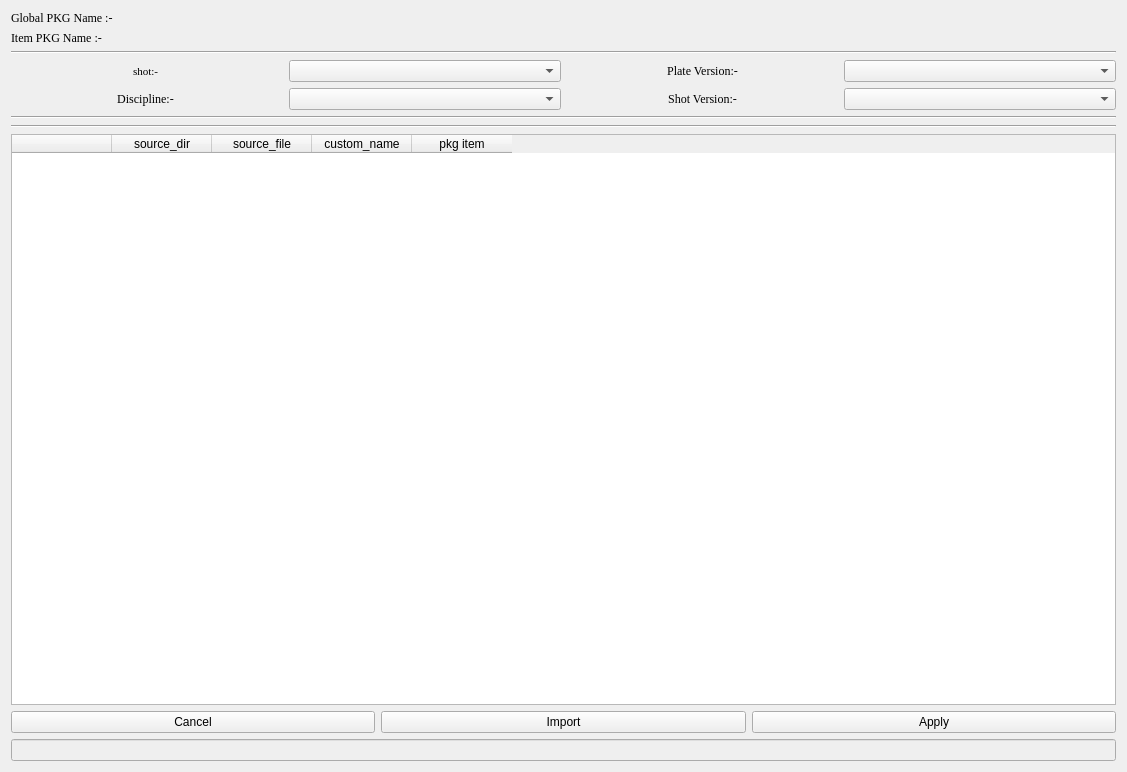
<?xml version="1.0" encoding="UTF-8"?>
<ui version="4.0">
 <class>File_Importer</class>
 <widget class="QFrame" name="File_Importer">
  <property name="geometry">
   <rect>
    <x>0</x>
    <y>0</y>
    <width>1127</width>
    <height>772</height>
   </rect>
  </property>
  <property name="windowTitle">
   <string>Frame</string>
  </property>
  <layout class="QGridLayout" name="gridLayout_2">
   <item row="5" column="0" colspan="3">
    <widget class="Line" name="line_7">
     <property name="orientation">
      <enum>Qt::Horizontal</enum>
     </property>
    </widget>
   </item>
   <item row="3" column="0" colspan="3">
    <layout class="QGridLayout" name="gridLayout">
     <item row="0" column="2">
      <widget class="QLabel" name="fi_plate_version_label">
       <property name="font">
        <font>
         <family>Times New Roman</family>
        </font>
       </property>
       <property name="text">
        <string>Plate Version:-</string>
       </property>
       <property name="alignment">
        <set>Qt::AlignCenter</set>
       </property>
      </widget>
     </item>
     <item row="1" column="0">
      <widget class="QLabel" name="fi_discipline_label">
       <property name="sizePolicy">
        <sizepolicy hsizetype="Preferred" vsizetype="Preferred">
         <horstretch>0</horstretch>
         <verstretch>0</verstretch>
        </sizepolicy>
       </property>
       <property name="font">
        <font>
         <family>Times New Roman</family>
        </font>
       </property>
       <property name="text">
        <string>Discipline:- </string>
       </property>
       <property name="alignment">
        <set>Qt::AlignCenter</set>
       </property>
      </widget>
     </item>
     <item row="0" column="1">
      <widget class="QComboBox" name="fi_shot_comboBox">
       <property name="sizePolicy">
        <sizepolicy hsizetype="Preferred" vsizetype="Fixed">
         <horstretch>0</horstretch>
         <verstretch>0</verstretch>
        </sizepolicy>
       </property>
      </widget>
     </item>
     <item row="1" column="2">
      <widget class="QLabel" name="fi_shot_version_label">
       <property name="sizePolicy">
        <sizepolicy hsizetype="Preferred" vsizetype="Preferred">
         <horstretch>0</horstretch>
         <verstretch>0</verstretch>
        </sizepolicy>
       </property>
       <property name="font">
        <font>
         <family>Times New Roman</family>
        </font>
       </property>
       <property name="text">
        <string>Shot Version:-</string>
       </property>
       <property name="alignment">
        <set>Qt::AlignCenter</set>
       </property>
      </widget>
     </item>
     <item row="1" column="3">
      <widget class="QComboBox" name="fi_shot_version_comboBox">
       <property name="sizePolicy">
        <sizepolicy hsizetype="Preferred" vsizetype="Fixed">
         <horstretch>0</horstretch>
         <verstretch>0</verstretch>
        </sizepolicy>
       </property>
      </widget>
     </item>
     <item row="0" column="0">
      <widget class="QLabel" name="fi_shot_label">
       <property name="font">
        <font>
         <family>Times New Roman</family>
         <pointsize>8</pointsize>
        </font>
       </property>
       <property name="text">
        <string>shot:- </string>
       </property>
       <property name="alignment">
        <set>Qt::AlignCenter</set>
       </property>
      </widget>
     </item>
     <item row="0" column="3">
      <widget class="QComboBox" name="fi_plate_version_comboBox"/>
     </item>
     <item row="1" column="1">
      <widget class="QComboBox" name="fi_discipline_comboBox">
       <property name="sizePolicy">
        <sizepolicy hsizetype="Preferred" vsizetype="Fixed">
         <horstretch>0</horstretch>
         <verstretch>0</verstretch>
        </sizepolicy>
       </property>
      </widget>
     </item>
    </layout>
   </item>
   <item row="7" column="1">
    <widget class="QPushButton" name="fi_import_pushButton">
     <property name="text">
      <string>Import</string>
     </property>
    </widget>
   </item>
   <item row="7" column="2">
    <widget class="QPushButton" name="fi_apply_pushButton">
     <property name="text">
      <string>Apply</string>
     </property>
    </widget>
   </item>
   <item row="2" column="0" colspan="3">
    <widget class="Line" name="line_5">
     <property name="orientation">
      <enum>Qt::Horizontal</enum>
     </property>
    </widget>
   </item>
   <item row="0" column="1">
    <widget class="QLabel" name="fi_global_pkg_label">
     <property name="text">
      <string/>
     </property>
    </widget>
   </item>
   <item row="8" column="0" colspan="3">
    <widget class="QLineEdit" name="status_lineEdit">
     <property name="enabled">
      <bool>false</bool>
     </property>
     <property name="sizePolicy">
      <sizepolicy hsizetype="MinimumExpanding" vsizetype="Fixed">
       <horstretch>0</horstretch>
       <verstretch>0</verstretch>
      </sizepolicy>
     </property>
    </widget>
   </item>
   <item row="7" column="0">
    <widget class="QPushButton" name="fi_cancel_pushButton">
     <property name="text">
      <string>Cancel</string>
     </property>
    </widget>
   </item>
   <item row="1" column="1">
    <widget class="QLabel" name="fi_item_pkg_label">
     <property name="text">
      <string/>
     </property>
    </widget>
   </item>
   <item row="4" column="0" colspan="3">
    <widget class="Line" name="line_6">
     <property name="orientation">
      <enum>Qt::Horizontal</enum>
     </property>
    </widget>
   </item>
   <item row="0" column="0">
    <widget class="QLabel" name="label_4">
     <property name="font">
      <font>
       <family>Times New Roman</family>
      </font>
     </property>
     <property name="text">
      <string>Global PKG Name :-</string>
     </property>
    </widget>
   </item>
   <item row="1" column="0">
    <widget class="QLabel" name="label_5">
     <property name="font">
      <font>
       <family>Times New Roman</family>
      </font>
     </property>
     <property name="text">
      <string>Item PKG Name :-</string>
     </property>
    </widget>
   </item>
   <item row="6" column="0" colspan="3">
    <widget class="QTableWidget" name="fi_tableWidget">
     <property name="selectionMode">
      <enum>QAbstractItemView::SingleSelection</enum>
     </property>
     <property name="verticalScrollMode">
      <enum>QAbstractItemView::ScrollPerPixel</enum>
     </property>
     <property name="horizontalScrollMode">
      <enum>QAbstractItemView::ScrollPerPixel</enum>
     </property>
     <property name="rowCount">
      <number>0</number>
     </property>
     <property name="columnCount">
      <number>5</number>
     </property>
     <attribute name="horizontalHeaderMinimumSectionSize">
      <number>25</number>
     </attribute>
     <column>
      <property name="text">
       <string/>
      </property>
     </column>
     <column>
      <property name="text">
       <string>source_dir</string>
      </property>
     </column>
     <column>
      <property name="text">
       <string>source_file</string>
      </property>
     </column>
     <column>
      <property name="text">
       <string>custom_name</string>
      </property>
     </column>
     <column>
      <property name="text">
       <string>pkg item</string>
      </property>
     </column>
    </widget>
   </item>
  </layout>
 </widget>
 <resources/>
 <connections/>
</ui>
